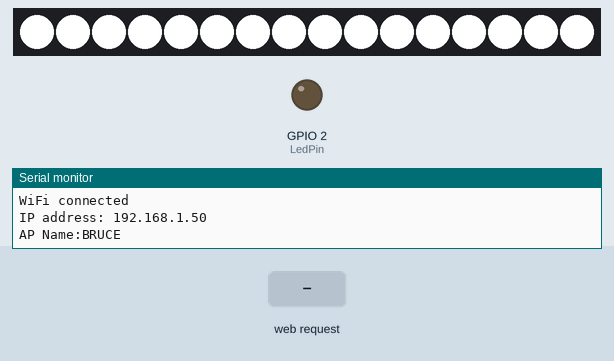
This sketch was run on a simulated ESP32. On the bench: 16 RGB LEDs in strip order, left to right, output pins drawn as LEDs (lit = HIGH), the last lines printed to the serial monitor. The test bench sets the inputs (shaded band). WiFi joins after 1.5 s; servers stay silent unless stated.

Above: at 1.6 s.
7.8 s: HTTP request GET /H received
9.3 s: HTTP request GET /L received
At 10.1 s:
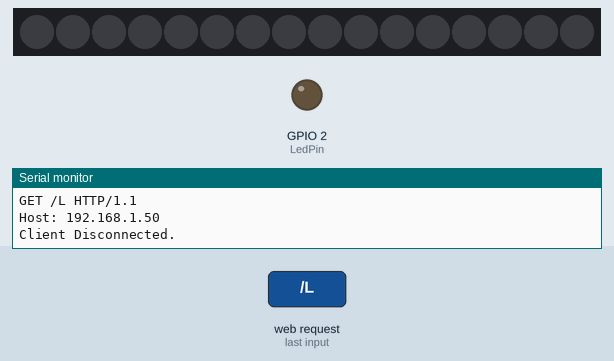
Timing chart, 0 to 12.3 s (numbered marks = the images above; inputs shaded):
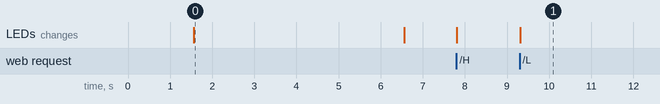

The sketch:

AP_WiFiServer_ESP32_ControWS2812.ino
```cpp
#include "initPins.h"

#include <WiFi.h>     //使用網路必用得函式庫

#include <WiFiMulti.h>    //記錄多熱點的函數
WiFiMulti wifiMulti;    //記錄多熱點的物件

WiFiServer server(PORT);    //建立控制主機的物件，PORT 伺服器建立的通訊埠
#include <Adafruit_NeoPixel.h>    // ws2812 lib
Adafruit_NeoPixel pixels = Adafruit_NeoPixel(WS2812Num, WS2812PIN, NEO_GRB + NEO_KHZ800);
//  create pixels as WS2812 Object

void setup()
{

    initAll() ;
    // We start by connecting to a WiFi network

    server.begin();   //啟動控制主機物件
    TurnOn() ;
    delay(5000) ;
     TurnOff() ;
}

void loop()
{
 WiFiClient client = server.available();    //建立控制主機的一個連線
 // listen for incoming clients

  if (client)
  {                             // if you get a client,
    Serial.println("New Client.");           // print a message out the serial port
    String currentLine = "";                // make a String to hold incoming data from the client
    while (client.connected())
    {            // loop while the client's connected
      if (client.available())
      {             // if there's bytes to read from the client,
        c = client.read() ;
        Serial.write(c);                    // print it out the serial monitor
        if (c == '\n')
        {                    // if the byte is a newline character

          // if the current line is blank, you got two newline characters in a row.
          // that's the end of the client HTTP request, so send a response:
          if (currentLine.length() == 0) {
            // HTTP headers always start with a response code (e.g. HTTP/1.1 200 OK)
            // and a content-type so the client knows what's coming, then a blank line:
            client.println("HTTP/1.1 200 OK");
            client.println("Content-type:text/html");
            client.println();

            // the content of the HTTP response follows the header:
            client.print("Click <a href=\"/H\">here</a> to turn the LED on pin 5 on.<br>");
            client.print("Click <a href=\"/L\">here</a> to turn the LED on pin 5 off.<br>");

            // The HTTP response ends with another blank line:
            client.println();
            // break out of the while loop:
            break;
          } else {    // if you got a newline, then clear currentLine:
            currentLine = "";
          }
        } else if (c != '\r') {  // if you got anything else but a carriage return character,
          currentLine += c;      // add it to the end of the currentLine
        }

        // Check to see if the client request was "GET /H" or "GET /L":
        if (currentLine.endsWith("GET /H")) {
          TurnOn();               // GET /H turns the LED on
        }
        if (currentLine.endsWith("GET /L")) {
          TurnOff();                 // GET /L turns the LED off
        }
      }
    }
    // close the connection:
    client.stop();
    Serial.println("Client Disconnected.");
  }
}


void initAll()
{

  pixels.begin(); // This initializes the NeoPixel library.
  pixels.setBrightness(255) ;
  // move ws2812 init program here

  //----------------- Move from 原有的setup區域--------
      pinMode(LedPin,OUTPUT) ;    //設定輸出控制
    Serial.begin(9600);   //設定監控視窗速度
    delay(10);    //延遲1/100秒
    digitalWrite(LedPin, LOW) ;   //預設低電位輸出
//------多熱點連線 熱點加入程式區塊-----------
 //   wifiMulti.addAP("ABC", "12345678");
 //   wifiMulti.addAP("NCNU-EMBA", "12345678");
    wifiMulti.addAP("BRUCE", "12345678");
 //   wifiMulti.addAP("Brucetsao", "12345678");
//------多熱點連線 程式區塊-----------
    Serial.println("Connecting Wifi...");    //印出文字
    //wifiMulti.run();   //多熱點連線
    if(wifiMulti.run() == WL_CONNECTED) {
        Serial.println("");
        Serial.print("Successful Connectting to Access Point:");
        Serial.println(WiFi.SSID());
        Serial.print("\n");

        Serial.println("WiFi connected");
        Serial.print("IP address: ");
        Serial.println(WiFi.localIP());
        Serial.print("AP Name:");
         Serial.println(WiFi.SSID()) ;

    }
  //----------------- Move from 原有的setup區域 end 區--------
}

void TurnOn()
{
  for (int i = 0 ;i <WS2812Num; i++)
    {
            pixels.setPixelColor(i, pixels.Color(Onnum,Onnum,Onnum)); // Moderately bright green color.
    }
  pixels.show(); // This sends the updated pixel color to the hardware.
}


void TurnOff()
{
  for (int i = 0 ;i <WS2812Num; i++)
    {
            pixels.setPixelColor(i, pixels.Color(Offnum,Offnum,Offnum)); // Moderately bright green color.
    }
  pixels.show(); // This sends the updated pixel color to the hardware.
}
```

initPins.h
```cpp
#define LedPin 2    // LED or Relay的腳位
#define PORT 80     //控制網站的通通訊埠

#define WS2812PIN 15    // WS2812 連接腳位
#define WS2812Num 16    // WS2812 燈數
#define Onnum 255
#define Offnum 0
char c;
```

Measured:
- after the input at 9.3 s, the LEDs: change at once (image 1)
- what the display in image 0 shows lasts 5.0 s, from 1.6 s to 6.6 s
